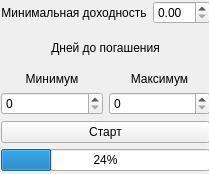
<?xml version="1.0" encoding="UTF-8"?>
<ui version="4.0">
 <class>Widget</class>
 <widget class="QWidget" name="Widget">
  <property name="geometry">
   <rect>
    <x>0</x>
    <y>0</y>
    <width>209</width>
    <height>174</height>
   </rect>
  </property>
  <property name="windowTitle">
   <string>MOEX Bond recommendations by n1tr0xs</string>
  </property>
  <widget class="QWidget" name="layoutWidget">
   <property name="geometry">
    <rect>
     <x>1</x>
     <y>1</y>
     <width>209</width>
     <height>170</height>
    </rect>
   </property>
   <layout class="QVBoxLayout" name="verticalLayout_4">
    <item>
     <layout class="QHBoxLayout" name="horizontalLayout_2">
      <item>
       <widget class="QLabel" name="label">
        <property name="text">
         <string>Минимальная доходность</string>
        </property>
        <property name="alignment">
         <set>Qt::AlignmentFlag::AlignCenter</set>
        </property>
       </widget>
      </item>
      <item>
       <widget class="QDoubleSpinBox" name="minBondYieldSpinBox"/>
      </item>
     </layout>
    </item>
    <item>
     <layout class="QVBoxLayout" name="verticalLayout_3">
      <item>
       <widget class="QLabel" name="label_1">
        <property name="text">
         <string>Дней до погашения</string>
        </property>
        <property name="alignment">
         <set>Qt::AlignmentFlag::AlignCenter</set>
        </property>
        <property name="wordWrap">
         <bool>false</bool>
        </property>
       </widget>
      </item>
      <item>
       <layout class="QHBoxLayout" name="horizontalLayout">
        <item>
         <layout class="QVBoxLayout" name="verticalLayout_2">
          <item>
           <widget class="QLabel" name="label_2">
            <property name="text">
             <string>Минимум</string>
            </property>
            <property name="alignment">
             <set>Qt::AlignmentFlag::AlignCenter</set>
            </property>
           </widget>
          </item>
          <item>
           <widget class="QSpinBox" name="minDaysToMaturitySpinBox"/>
          </item>
         </layout>
        </item>
        <item>
         <layout class="QVBoxLayout" name="verticalLayout">
          <item>
           <widget class="QLabel" name="label_3">
            <property name="text">
             <string>Максимум</string>
            </property>
            <property name="alignment">
             <set>Qt::AlignmentFlag::AlignCenter</set>
            </property>
           </widget>
          </item>
          <item>
           <widget class="QSpinBox" name="maxDaysToMaturitySpinBox"/>
          </item>
         </layout>
        </item>
       </layout>
      </item>
     </layout>
    </item>
    <item>
     <widget class="QPushButton" name="buttonStart">
      <property name="text">
       <string>Старт</string>
      </property>
     </widget>
    </item>
    <item>
     <widget class="QProgressBar" name="progressBar">
      <property name="value">
       <number>24</number>
      </property>
     </widget>
    </item>
   </layout>
  </widget>
 </widget>
 <resources/>
 <connections/>
</ui>
